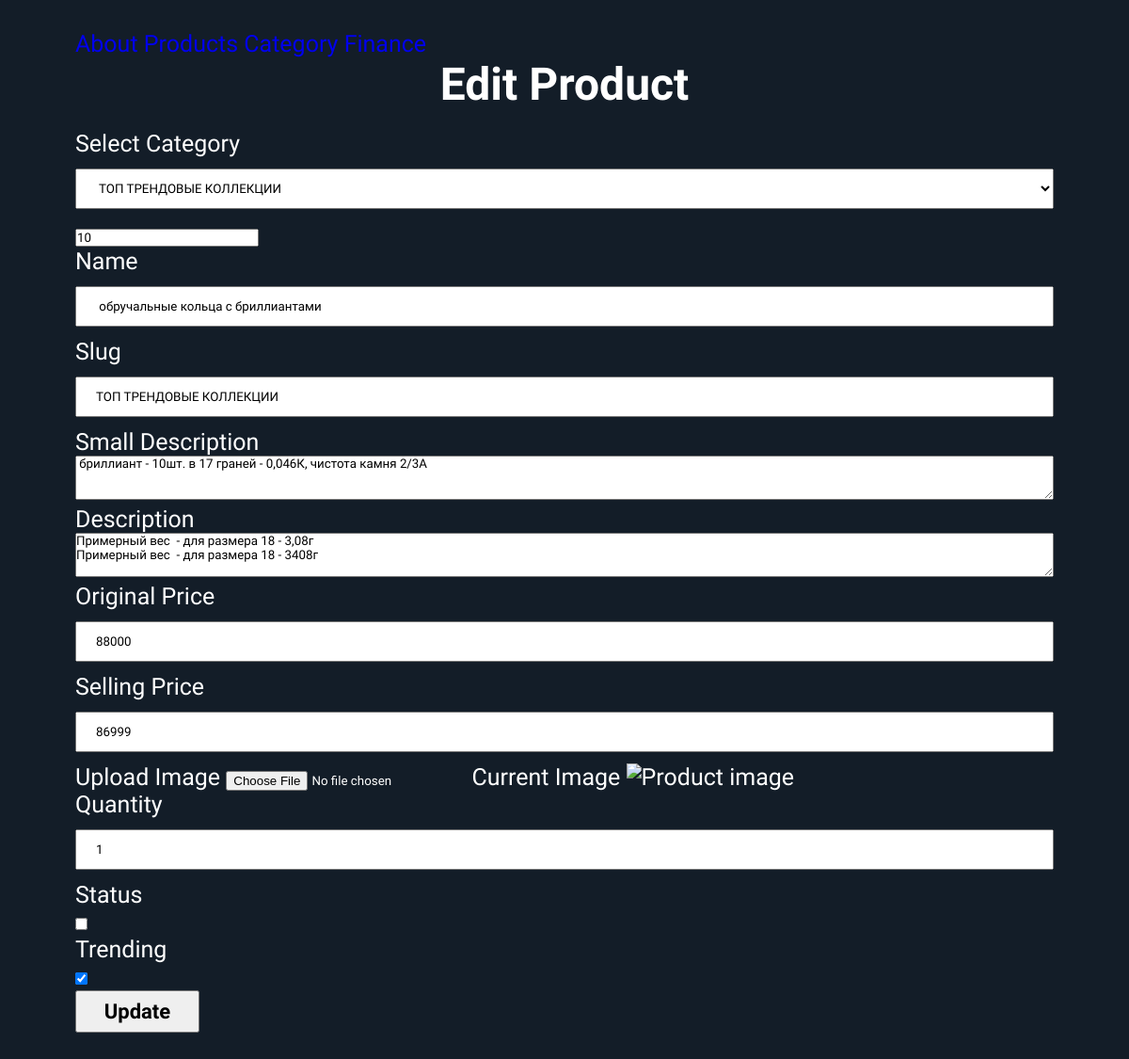
The page /admin/edit-product.php?id=10 on the database its author committed.
### tables this page shows
CREATE TABLE `products` (
  `id` int(11) NOT NULL,
  `category_id` int(11) NOT NULL,
  `name` varchar(255) NOT NULL,
  `slug` varchar(255) NOT NULL,
  `small_description` mediumtext NOT NULL,
  `description` mediumtext NOT NULL,
  `price` int(11) NOT NULL,
  `selling_price` int(11) NOT NULL,
  `image` varchar(255) NOT NULL,
  `qty` int(11) NOT NULL,
  `status` tinyint(4) NOT NULL,
  `trending` tinyint(4) NOT NULL,
  `created_at` timestamp NOT NULL DEFAULT current_timestamp()
);

CREATE TABLE `categories` (
  `id` int(11) NOT NULL,
  `name` varchar(255) NOT NULL,
  `slug` varchar(255) NOT NULL,
  `description` mediumtext DEFAULT NULL,
  `status` tinyint(4) NOT NULL DEFAULT 0,
  `popular` tinyint(4) NOT NULL DEFAULT 0,
  `image` varchar(255) NOT NULL,
  `meta_title` varchar(255) NOT NULL,
  `meta_description` mediumtext NOT NULL,
  `created_at` timestamp NOT NULL DEFAULT current_timestamp()
);

### function/myfunc.php (called while the page is built, shortened)
<?php
function getAll($table)
{
    global $conn;
    $query = "SELECT * FROM $table";
    return $query_run = mysqli_query($conn, $query);
}
function getByID($table, $id)
{
    global $conn;
    $query = "SELECT * FROM $table WHERE id='$id' ";
    return $query_run = mysqli_query($conn, $query);
}

### admin/edit-product.php (the view, shortened to what this page needs)
<!DOCTYPE html>
<html lang="en">
<head>
    <link rel="stylesheet" href="css/style3.css">
</head>
<body>
<div class="container">
<?include('sidebar.php');?>
    <div class="row">
            <?php
            if(isset($_GET['id']))
            {
                $id = $_GET['id'];
                $product = getByID("products", $id);
                if(mysqli_num_rows($product) > 0)
                {
                    $data = mysqli_fetch_array($product);
                    ?>
            <div class="card">
                <div class="card-header">
                    <h4>Edit Product</h4>
                </div>
                <div class="card-body">
                    <form action="" method="post" enctype="multipart/form-data">
                        <div class="">
                                <label class="mb-0" for="">Select Category</label>
                                <select class="form-select mb-2" name="category_id" value="<?= $data['category_id'];?>">
                                    <?php
                                    $categories = getAll("categories");
                                    if (mysqli_num_rows($categories) > 0) {
                                        foreach ($categories as $item) {
                                    ?>
                                            <option value="<?= $item['id']; ?>" <?= $data['category_id'] == $item['id']?'selected':''?>><?= $item['name']; ?></option>
                                    <?
                                        }
                                    } else {
                                        echo "No category available";
                                    }
                                    ?>
                                </select>
                            </div>
                            <input type="" name="product_id" value="<?= $data['id'];?>" >
                            <div class="">
                                <label class="mb-0" for="">Name</label>
                                <input type="text" class="" value="<?= $data['name'];?>" name="name" placeholder="Enter category name">
                            </div>
                            <div class="">
                                <label class="mb-0" for="">Slug</label>
                                <input type="text" class="" value="<?= $data['slug'];?>" name="slug" placeholder="Enter Slug">
                            </div>
                            <div class="">
                                <label class="mb-0" for="">Small Description</label>
                                <textarea rows="3" class="text" name="small_description" placeholder="Enter small Description"><?=$data['small_description'];?></textarea>
                            </div>
                            <div class="">
                                <label for="" class="mb-0">Description</label>
                                <textarea rows="3" class="text" name="description" placeholder="Enter Description" ><?=$data['description'];?></textarea>
                            </div>
                            <div class="">
                                <label for="" class="mb-0">Original Price</label>
                                <input type="number" class="" value="<?= $data['price'];?>"  name="price" value="price" placeholder="Enter original price">
                            </div>
                            <div class="">
                                <label for="" class="mb-0">Selling Price</label>
                                <input type="number" class="" value="<?= $data['selling_price'];?>"  name="selling_price" placeholder="Enter Selling Price">
                            </div>
                            <div class="col-md-12">
                                <label for="" class="mb-0">Upload Image</label>
                                <input type="file" class="form-control mb-2 img"  name="image">
                                <label for="" class="mb-0">Current Image</label>
                                <img src="images/product/<?= $data['image'];?>" alt="Product image" height="50px" width="50px">
                            </div>
                            <div class="">
                                <label for="" class="mb-0">Quantity</label>
                                <input type="number" class="form-control mb-2"  value="<?= $data['qty'];?>" name="qty" placeholder="Enter Quantity">
                            </div>
                            <div class="">
                                <label for="" class="mb-0">Status</label><br>
                                <input type="checkbox" <?=$data['status'] == '0'?'':'checked'?> name="status">
                            </div>
                            <div class="">
                                <label for="" class="mb-0">Trending</label><br>
                                <input type="checkbox" <?=$data['trending'] == '0'?'':'checked'?> name="trending">
                            </div>
                            <div class="col-md-12">
                                <button type="submit" class="btn_update_product" name="update_product_btn">Update</button>
                            </div>
                        </div>
                </div>
            </div>
                <?
                }else{
                    echo "Product not found for given id";
                }
            }else{
                echo "Id missing from url";
            }
            ?>
</body>
</html>

### admin/css/style3.css (style rules this page uses)
:root { --main: orange; --bg: #0B1218; --bg-body: #131D28; }
* { font-family: "Farsan", cursive; font-weight: 500; font-style: normal; box-sizing: border-box; text-decoration: none; list-style-type: none; margin: 0; padding: 0; }
.container { background: var(--bg-body); color: #fff; padding: 2rem 5rem; font-size: 25px; }
.container h4 { font-size: 3rem; font-weight: 600; }
form input[type=text] { width: 100%; padding: 12px 20px; margin: 12px 0; box-sizing: border-box; }
form input[type=number] { width: 100%; padding: 12px 20px; margin: 12px 0; box-sizing: border-box; }
form .text { width: 100%; height: auto; }
form select { width: 100%; padding: 12px 20px; margin: 12px 0; box-sizing: border-box; }
form .btn_add_cateory, form .btn_add_product, form .btn_update_category, form .btn_update_product { padding: 0.5rem 1.8rem; font-size: 22px; font-weight: 600; }
.card { background: var(--bg-body); color: #fff; width: 100%; }
.card-body { margin: 20px 0; }
.card-header { text-align: center; font-size: 25px; text-shadow: #df6969; }

### rows shown on the page
products: category_id "ТОП ТРЕНДОВЫЕ КОЛЛЕКЦИИ", product_id "10", name "обручальные кольца с бриллиантами", slug "ТОП ТРЕНДОВЫЕ КОЛЛЕКЦИИ", small_description "бриллиант - 10шт. в 17 граней - 0,046К, чистота камня 2/3А", description "Примерный вес - для размера 18 - 3,08г Примерный вес - для размера 18 - 3408г", price "88000", selling_price "86999", qty "1", trending "☑"
